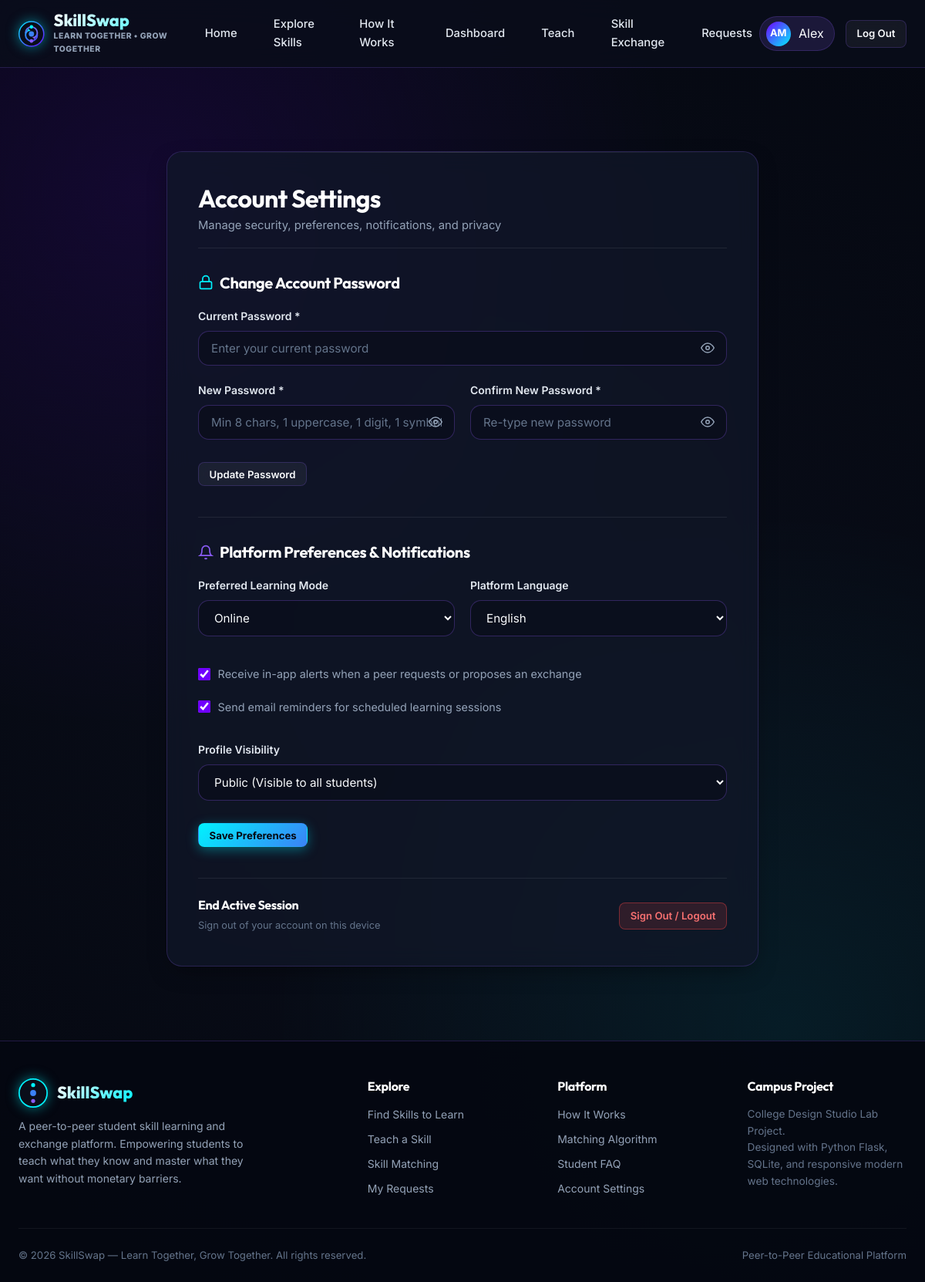
The app's page /settings (signed in) with its own data.
### models.py (models this page shows, shortened)
class User(db.Model):
    __tablename__ = 'users'
    id = db.Column(db.Integer, primary_key=True)
    full_name = db.Column(db.String(100), nullable=False)
    username = db.Column(db.String(50), unique=True, nullable=False, index=True)
    email = db.Column(db.String(120), unique=True, nullable=False, index=True)
    password_hash = db.Column(db.String(255), nullable=False)
    institution = db.Column(db.String(150), default='University Campus')
    department = db.Column(db.String(100), default='Computer Science')
    biography = db.Column(db.Text, default='Passionate learner and peer mentor.')
    profile_image = db.Column(db.String(255), default='avatar_default')
    preferred_mode = db.Column(db.String(50), default='Online')  # Online, In-Person, Hybrid
    preferred_language = db.Column(db.String(50), default='English')
    availability_days = db.Column(db.String(100), default='Monday, Wednesday, Friday')
    availability_times = db.Column(db.String(100), default='Evening (5 PM - 8 PM)')
    notify_email = db.Column(db.Boolean, default=True)
    notify_requests = db.Column(db.Boolean, default=True)
    profile_visibility = db.Column(db.String(20), default='public')
    created_at = db.Column(db.DateTime, default=get_utc_now)
    skills_taught = db.relationship('Skill', backref='teacher', cascade="all, delete-orphan", foreign_keys='Skill.user_id', lazy='dynamic')
    learning_interests = db.relationship('LearningInterest', backref='user', cascade="all, delete-orphan", lazy='dynamic')
    sent_requests = db.relationship('ExchangeRequest', backref='sender', foreign_keys='ExchangeRequest.sender_id', lazy='dynamic')
    received_requests = db.relationship('ExchangeRequest', backref='recipient', foreign_keys='ExchangeRequest.recipient_id', lazy='dynamic')
    reviews_given = db.relationship('Review', backref='reviewer', foreign_keys='Review.reviewer_id', lazy='dynamic')
    reviews_received = db.relationship('Review', backref='reviewed_user', foreign_keys='Review.reviewed_user_id', lazy='dynamic')
    @property
    def initials(self):
        parts = self.full_name.strip().split()
        if len(parts) >= 2:
            return f"{parts[0][0]}{parts[-1][0]}".upper()
        elif len(parts) == 1 and len(parts[0]) > 0:
            return parts[0][:2].upper()
        return "SS"

### app.py (the view, shortened to what this page needs)
@app.route('/settings', methods=['GET', 'POST'])
@login_required
def settings():
    user = db.session.get(User, session['user_id'])
    return render_template('settings.html', user=user)

### app.py (called while the page is built)
def generate_csrf_token():
    if '_csrf_token' not in session:
        session['_csrf_token'] = secrets.token_hex(32)
    return session['_csrf_token']

@app.context_processor
def inject_global_template_vars():
    user = None
    if 'user_id' in session:
        user = db.session.get(User, session['user_id'])
    now_utc = datetime.now(timezone.utc)
    return {
        'current_user': user,
        'csrf_token': generate_csrf_token(),
        'now': now_utc,
        'current_year': now_utc.year
    }

def login_required(f):
    @wraps(f)
    def decorated_function(*args, **kwargs):
        if 'user_id' not in session:
            flash("Please sign in to access this page.", "warning")
            return redirect(url_for('login', next=request.path))
        user = db.session.get(User, session['user_id'])
        if not user:
            session.clear()
            flash("Session expired. Please log in again.", "warning")
            return redirect(url_for('login'))
        return f(*args, **kwargs)
    return decorated_function

### templates/settings.html (shortened to what this page needs)
{% extends "base.html" %}
{% block content %}
<div class="container container-narrow" style="padding: 2rem 1rem;">
  <div class="glass-card" style="padding: 2.5rem; margin-bottom: 2rem;">
    <div style="margin-bottom: 2rem; border-bottom: 1px solid rgba(255,255,255,0.08); padding-bottom: 1rem;">
      <h1 style="font-size: 2rem; color: #fff; margin-bottom: 0.25rem;">Account Settings</h1>
      <p style="color: var(--text-muted); font-size: 0.925rem;">Manage security, preferences, notifications, and privacy</p>
    </div>
    <section style="margin-bottom: 2.5rem;">
      <div style="display: flex; align-items: center; gap: 0.5rem; margin-bottom: 1.25rem;">
        <svg width="20" height="20" viewBox="0 0 24 24" fill="none" stroke="var(--cyan-highlight)" stroke-width="2"><rect x="3" y="11" width="18" height="11" rx="2" ry="2"></rect><path d="M7 11V7a5 5 0 0 1 10 0v4"></path></svg>
        <h2 style="font-size: 1.25rem; color: #fff; margin-bottom: 0;">Change Account Password</h2>
      </div>
      <form action="{{ url_for('settings') }}" method="POST">
        <div class="form-group">
          <label for="current_password" class="form-label">Current Password *</label>
          <div class="password-input-wrapper">
            <input
              type="password"
              id="current_password"
              name="current_password"
              class="form-control"
              placeholder="Enter your current password"
              required
            >
            <button type="button" class="password-toggle-btn" data-target="current_password" aria-label="Toggle password">
              <svg width="18" height="18" viewBox="0 0 24 24" fill="none" stroke="currentColor" stroke-width="2"><path d="M1 12s4-8 11-8 11 8 11 8-4 8-11 8-11-8-11-8z"></path><circle cx="12" cy="12" r="3"></circle></svg>
            </button>
          </div>
        </div>
        <div class="form-row">
          <div class="form-group">
            <label for="settings-new-password" class="form-label">New Password *</label>
            <div class="password-input-wrapper">
              <input
                type="password"
                id="settings-new-password"
                name="new_password"
                class="form-control"
                placeholder="Min 8 chars, 1 uppercase, 1 digit, 1 symbol"
                required
              >
              <button type="button" class="password-toggle-btn" data-target="settings-new-password" aria-label="Toggle password">
                <svg width="18" height="18" viewBox="0 0 24 24" fill="none" stroke="currentColor" stroke-width="2"><path d="M1 12s4-8 11-8 11 8 11 8-4 8-11 8-11-8-11-8z"></path><circle cx="12" cy="12" r="3"></circle></svg>
              </button>
            </div>
          </div>
          <div class="form-group">
            <label for="settings-confirm-password" class="form-label">Confirm New Password *</label>
            <div class="password-input-wrapper">
              <input
                type="password"
                id="settings-confirm-password"
                name="confirm_new_password"
                class="form-control"
                placeholder="Re-type new password"
                required
              >
              <button type="button" class="password-toggle-btn" data-target="settings-confirm-password" aria-label="Toggle password">
                <svg width="18" height="18" viewBox="0 0 24 24" fill="none" stroke="currentColor" stroke-width="2"><path d="M1 12s4-8 11-8 11 8 11 8-4 8-11 8-11-8-11-8z"></path><circle cx="12" cy="12" r="3"></circle></svg>
              </button>
            </div>
          </div>
        </div>
        <button type="submit" class="btn btn-secondary btn-sm" style="margin-top: 0.5rem;">
          Update Password
        </button>
      </form>
    </section>
    <section style="margin-bottom: 2.5rem; border-top: 1px solid rgba(255,255,255,0.08); padding-top: 2rem;">
      <div style="display: flex; align-items: center; gap: 0.5rem; margin-bottom: 1.25rem;">
        <svg width="20" height="20" viewBox="0 0 24 24" fill="none" stroke="var(--primary-violet)" stroke-width="2"><path d="M18 8A6 6 0 0 0 6 8c0 7-3 9-3 9h18s-3-2-3-9"></path><path d="M13.73 21a2 2 0 0 1-3.46 0"></path></svg>
        <h2 style="font-size: 1.25rem; color: #fff; margin-bottom: 0;">Platform Preferences & Notifications</h2>
      </div>
      <form action="{{ url_for('settings') }}" method="POST">
        <div class="form-row">
          <div class="form-group">
            <label for="pref_mode" class="form-label">Preferred Learning Mode</label>
            <select id="pref_mode" name="preferred_mode" class="form-control">
              <option value="Online" {% if user.preferred_mode == 'Online' %}selected{% endif %}>Online</option>
            </select>
          </div>
          <div class="form-group">
            <label for="pref_lang" class="form-label">Platform Language</label>
            <select id="pref_lang" name="preferred_language" class="form-control">
              <option value="English" {% if user.preferred_language == 'English' %}selected{% endif %}>English</option>
            </select>
          </div>
        </div>
        <div class="form-group" style="margin-top: 1rem;">
          <label class="checkbox-label" style="margin-bottom: 0.75rem;">
            <input type="checkbox" name="notify_requests" {% if user.notify_requests %}checked{% endif %}>
            <span>Receive in-app alerts when a peer requests or proposes an exchange</span>
          </label>
          <label class="checkbox-label" style="margin-bottom: 0.75rem;">
            <input type="checkbox" name="notify_email" {% if user.notify_email %}checked{% endif %}>
            <span>Send email reminders for scheduled learning sessions</span>
          </label>
        </div>
        <div class="form-group" style="margin-top: 1rem;">
          <label for="privacy_visibility" class="form-label">Profile Visibility</label>
          <select id="privacy_visibility" name="profile_visibility" class="form-control">
            <option value="public" {% if user.profile_visibility == 'public' %}selected{% endif %}>Public (Visible to all students)</option>
          </select>
        </div>
        <button type="submit" class="btn btn-cyan btn-sm" style="margin-top: 0.5rem;">
          Save Preferences
        </button>
      </form>
    </section>
    <section style="border-top: 1px solid rgba(255,255,255,0.08); padding-top: 1.5rem; display: flex; justify-content: space-between; align-items: center; flex-wrap: wrap; gap: 1rem;">
      <div>
        <h3 style="font-size: 1rem; color: #fff; margin-bottom: 0.2rem;">End Active Session</h3>
        <span style="font-size: 0.8rem; color: var(--text-dim);">Sign out of your account on this device</span>
      </div>
      <a href="{{ url_for('logout') }}" class="btn btn-danger btn-sm">
        Sign Out / Logout
      </a>
    </section>
  </div>
</div>
{% endblock %}

### templates/base.html (shortened to what this page needs)
<!DOCTYPE html>
<html lang="en">
<head>
  <link rel="stylesheet" href="{{ url_for('static', filename='css/style.css') }}">
</head>
<body>
  <header class="navbar">
    <div class="container nav-container">
      <a href="{{ url_for('index') }}" class="brand-logo" id="brand-logo-link">
        <div class="brand-text">
          <span class="brand-name">SkillSwap</span>
          <span class="brand-tagline">Learn Together &bull; Grow Together</span>
        </div>
      </a>
      <nav>
        <ul class="nav-links" id="main-nav-links">
          <li><a href="{{ url_for('index') }}" class="nav-link {% if request.endpoint == 'index' %}active{% endif %}">Home</a></li>
          <li><a href="{{ url_for('learn') }}" class="nav-link {% if request.endpoint == 'learn' %}active{% endif %}">Explore Skills</a></li>
          <li><a href="{{ url_for('workflow') }}" class="nav-link {% if request.endpoint == 'workflow' %}active{% endif %}">How It Works</a></li>
          {% if current_user %}
            <li><a href="{{ url_for('dashboard') }}" class="nav-link {% if request.endpoint == 'dashboard' %}active{% endif %}">Dashboard</a></li>
            <li><a href="{{ url_for('teach') }}" class="nav-link {% if request.endpoint == 'teach' %}active{% endif %}">Teach</a></li>
            <li><a href="{{ url_for('skill_exchange') }}" class="nav-link {% if request.endpoint == 'skill_exchange' %}active{% endif %}">Skill Exchange</a></li>
            <li><a href="{{ url_for('requests_page') }}" class="nav-link {% if request.endpoint == 'requests_page' %}active{% endif %}">Requests</a></li>
          {% endif %}
        </ul>
      </nav>
      <div class="nav-auth-actions">
        {% if current_user %}
          <a href="{{ url_for('profile') }}" class="user-pill" title="View Profile">
            <div class="user-avatar-circle">{{ current_user.initials }}</div>
            <span>{{ current_user.full_name.split()[0] }}</span>
          </a>
          <a href="{{ url_for('logout') }}" class="btn btn-secondary btn-sm" id="logout-btn">Log Out</a>
        {% else %}
          <a href="{{ url_for('login') }}" class="btn btn-secondary btn-sm" id="nav-login-btn">Log In</a>
          <a href="{{ url_for('signup') }}" class="btn btn-cyan btn-sm" id="nav-signup-btn">Get Started</a>
        {% endif %}
      </div>
    </div>
  </header>
  <main class="main-content">
    {% block content %}{% endblock %}
  </main>
  <footer class="footer">
    <div class="container">
      <div class="footer-grid">
        <div class="footer-col">
          <div class="brand-logo" style="margin-bottom: 0.85rem;">
            <svg class="brand-icon" viewBox="0 0 44 44" fill="none" width="30" height="30">
              <circle cx="22" cy="22" r="21" fill="#0A0E1A" stroke="#00F2FE" stroke-width="2"/>
              <circle cx="22" cy="10" r="3" fill="#00F2FE"/>
              <circle cx="22" cy="34" r="3" fill="#8B5CF6"/>
              <circle cx="22" cy="22" r="4.5" fill="#3B82F6"/>
            </svg>
            <span class="brand-name">SkillSwap</span>
          </div>
          <p style="font-size: 0.875rem; color: var(--text-muted); max-width: 320px; line-height: 1.6;">
            A peer-to-peer student skill learning and exchange platform. Empowering students to teach what they know and master what they want without monetary barriers.
          </p>
        </div>
        <div class="footer-col">
          <h4>Explore</h4>
          <ul class="footer-links">
            <li><a href="{{ url_for('learn') }}">Find Skills to Learn</a></li>
            {% if current_user %}
              <li><a href="{{ url_for('teach') }}">Teach a Skill</a></li>
              <li><a href="{{ url_for('skill_exchange') }}">Skill Matching</a></li>
              <li><a href="{{ url_for('requests_page') }}">My Requests</a></li>
            {% else %}
              <li><a href="{{ url_for('login') }}">Sign In</a></li>
              <li><a href="{{ url_for('signup') }}">Join SkillSwap</a></li>
            {% endif %}
          </ul>
        </div>
        <div class="footer-col">
          <h4>Platform</h4>
          <ul class="footer-links">
            <li><a href="{{ url_for('workflow') }}">How It Works</a></li>
            <li><a href="{{ url_for('workflow') }}#matching">Matching Algorithm</a></li>
            <li><a href="{{ url_for('workflow') }}#faq">Student FAQ</a></li>
            {% if current_user %}
              <li><a href="{{ url_for('settings') }}">Account Settings</a></li>
            {% endif %}
          </ul>
        </div>
        <div class="footer-col">
          <h4>Campus Project</h4>
          <p style="font-size: 0.85rem; color: var(--text-dim); line-height: 1.6;">
            College Design Studio Lab Project.<br>
            Designed with Python Flask, SQLite, and responsive modern web technologies.
          </p>
        </div>
      </div>
      <div class="footer-bottom">
        <span>&copy; {{ current_year }} SkillSwap — Learn Together, Grow Together. All rights reserved.</span>
        <span>Peer-to-Peer Educational Platform</span>
      </div>
    </div>
  </footer>
</body>
</html>

### records on screen
User: initials "AM", full_name "Alex", preferred_mode "Online", preferred_language "English", notify_requests "☑", notify_email "☑", profile_visibility "Public (Visible to all students)"
